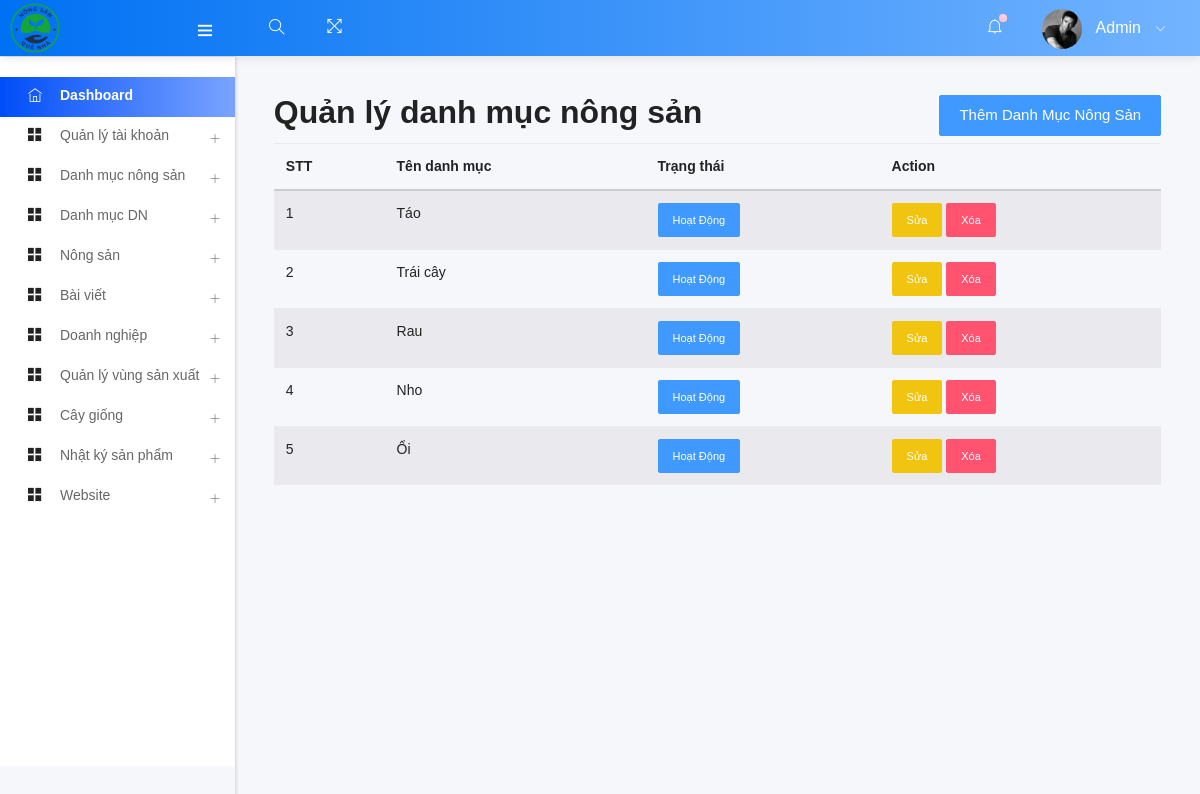
Screenshot of /admin/manage_cata.php (signed in) with the database file from the repository.
### tables this page shows
CREATE TABLE `add_logo` (
  `id` int(10) NOT NULL,
  `img` varchar(200) NOT NULL
);

CREATE TABLE `taikhoan` (
  `id_acc` int(11) NOT NULL,
  `hoten` varchar(255) NOT NULL,
  `email` varchar(255) NOT NULL,
  `matkhau` varchar(255) NOT NULL,
  `dienthoai` char(10) NOT NULL,
  `diachi` varchar(255) DEFAULT NULL,
  `hinhdaidien` varchar(255) DEFAULT NULL,
  `role` enum('Admin','Nongdan','Khachhang') NOT NULL DEFAULT 'Khachhang',
  `trangthai` enum('hoatdong','khonghoatdong') NOT NULL DEFAULT 'hoatdong',
  `ngaytao` timestamp NOT NULL DEFAULT CURRENT_TIMESTAMP
);

CREATE TABLE `danhmuc` (
  `id_dm` int(11) NOT NULL,
  `tendanhmuc` varchar(100) NOT NULL,
  `trangthai` enum('hoatdong','khonghoatdong','','') NOT NULL DEFAULT 'hoatdong',
  `ngaytao` timestamp NOT NULL DEFAULT CURRENT_TIMESTAMP
);

### admin/manage_cata.php (called while the page is built, shortened)
<?php
    include ("template.php");
?>

### admin/class/adminback.php (called while the page is built, shortened)
<?php
class  adminback
{
    private $connection;
    function __construct()
    {
        $dbhost = "localhost";
        $dbuser = "tien123";
        $dbpass = "123456";
        $dbname = "nongsanquenha";
        $this->connection = mysqli_connect($dbhost, $dbuser, $dbpass, $dbname);
        mysqli_set_charset($this->connection,'UTF8');
    }
    function show_admin_user(){
        $query = "SELECT * FROM `taikhoan` ";
        if(mysqli_query($this->connection, $query)){
            $result = mysqli_query($this->connection, $query);
            return $result;
        }
    }
    function display_catagory()
    {
        $query = "SELECT * FROM `danhmuc`";
        if (mysqli_query($this->connection, $query)) {
            $ctg_info = mysqli_query($this->connection, $query);
            return $ctg_info;
        }
    }
    function display_logo()
    {
        $query = "SELECT * FROM add_logo";
        if (mysqli_query($this->connection, $query)) {
            $pdt_info = mysqli_query($this->connection, $query);
            return $pdt_info;
        }
    }
}

### admin/views/manage_cata_view.php (the view, shortened to what this page needs)
<?php
    $catagories = $obj-> display_catagory();
    $dem=1;
?>
<div style="padding-bottom: 5px;" class="row">
    <div class="col-md-6 col-sm-6">
        <h2>Quản lý danh mục nông sản</h2>
    </div>
    <div class="col-md-6 col-sm-6">
        <a style="float: right;" class="btn btn-primary" href="add_cata.php">Thêm danh mục nông sản</a>
    </div>
</div>
<div style="overflow-x: auto;">
    <table class="table table-striped">
        <thead>
            <tr>
                <th>STT</th>
                <th>Tên danh mục</th>
                <th>Trạng thái</th>
                <th>Action</th>
            </tr>
        </thead>
        <tbody>
           <?php while($ctg = mysqli_fetch_assoc($catagories)){ ?>
            <tr>
                <td><?php echo $dem ?></td>
                <td><?php echo $ctg['tendanhmuc'] ?></td>
                <td>
                    <?php
                    if($ctg['trangthai']=='hoatdong')
                    {
                         ?>
                        <a href="#"  class="btn btn-sm btn-primary" onclick="updateStatus(<?php echo $ctg['id_dm'] ?>,'khonghoatdong')" >Hoạt động</a>
                        <?php
                    }
                    else{
                    ?>
                    <a href="#"  class="btn btn-sm btn-warning" onclick="updateStatus(<?php echo $ctg['id_dm'] ?>,'hoatdong')" >Không hoạt động</a>
                        <?php
                    }
                    ?>
                </td>
                <td>
                    <a href="edit_cata.php?trangthai=edit&&id=<?php echo $ctg['id_dm'] ?>" class="btn btn-sm btn-warning">Sửa</a>
                    <a href="javascript:void(0);" class="btn btn-sm btn-danger" onclick="confirmDelete(<?php echo $ctg['id_dm'] ?>)">Xóa</a>
                </td>
            </tr>
            <?php
                $dem++;
            }
            ?>
        </tbody>
    </table>
</div>

### admin/includes/headernav.php (shortened to what this page needs)
<nav class="navbar header-navbar pcoded-header">
               <div class="navbar-wrapper">
                   <div class="navbar-logo">
                       <a class="mobile-menu" id="mobile-collapse" href="#!">
                           <i class="ti-menu"></i>
                       </a>
                       <a href="index.php">
                      <?php
                       $obj=new adminback();
                       $logo_info = $obj->display_logo();
                       $user_info = $obj->show_admin_user();
                       $logo = mysqli_fetch_assoc($logo_info);
                       ?>
                           <img width="50" height="50" src="uploads/<?php echo $logo['img']; ?>" alt="Theme-Logo" />
                       </a>
                   </div>
                   <div class="navbar-container container-fluid">
                       <ul class="nav-left">
                           <li class="header-search">
                               <div class="main-search morphsearch-search">
                                   <div class="input-group">
                                       <input type="text" class="form-control">
                                       <span class="input-group-addon search-btn"><i class="ti-search"></i></span>
                                   </div>
                               </div>
                           </li>
                           <li>
                               <a href="#!" onclick="javascript:toggleFullScreen()">
                                   <i class="ti-fullscreen"></i>
                               </a>
                           </li>
                       </ul>
                       <ul class="nav-right">
                           <li class="header-notification">
                               <a href="#!">
                                   <i class="ti-bell"></i>
                                   <span class="badge bg-c-pink"></span>
                               </a>
                           </li>
                           <li class="user-profile header-notification">
                               <a href="#!">
                                   <img src="assets/images/avatar-4.jpg" class="img-radius" alt="User-Profile-Image">
                                   <span> <?php
                                    while($user = mysqli_fetch_assoc($user_info)){
                                        if($admin_email==$user['email'])
                                            echo $user['hoten'];
                                        }
                                   ?> </span>
                                   <i class="ti-angle-down"></i>
                               </a>
                           </li>
                       </ul>
                   </div>
               </div>
           </nav>

### rows the page displays
add_logo: img (picture)
taikhoan: hoten "Admin"
danhmuc: tendanhmuc "Táo"
danhmuc: tendanhmuc "Trái cây"
danhmuc: tendanhmuc "Rau"
danhmuc: tendanhmuc "Nho"
danhmuc: tendanhmuc "Ổi"
